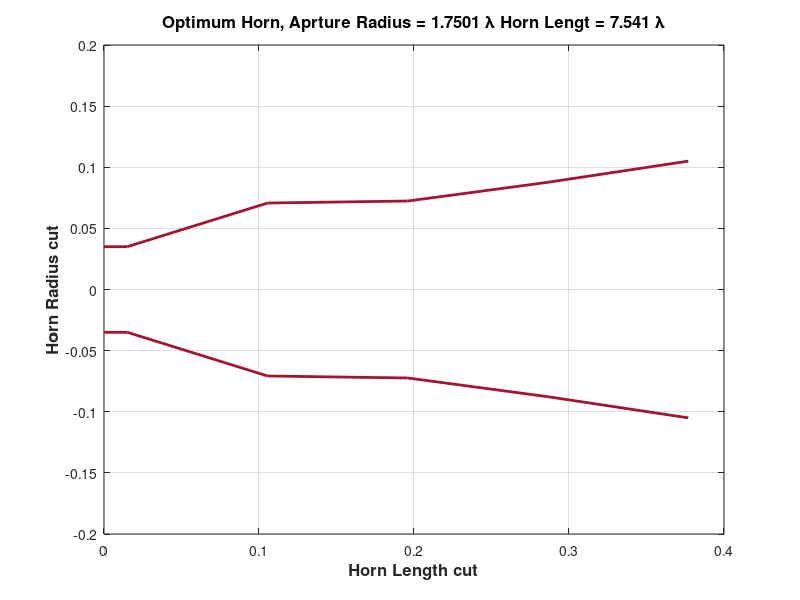

Write MATLAB code to recreate this figure. (Note: this script raises an error after producing the figure.)
clear;
c0 = 3e8;
F = 5e9;
lamb = c0./F;
N = 5;
data = load('ps_allvar_ms3serv2_minxp_V2L_serv2.mat');
fmin = data.fmin2;

R = [fmin.r(1) fmin.r(1:N)];

% R = [0.02283 0.02283 0.06313 0.07772 0.09971 0.1467]; % From GA algo


% R = [0.02 0.02 0.02667 0.03333 0.04 0.04667 0.05333 0.06 0.06667 0.07333 0.09562 0.08667 0.09333 0.1009 0.1067 0.1156...
%     0.1491];
% N = length(R) - 1;
% Len = 0.3912;
Len = fmin.r(N + 1);

% Len = 0.3273;

l1 = lamb./4;
L = [l1 ones(1, N - 1)./N .* Len];

for i = 1:N
    L_axis(i) = sum(L(1:i));
end
L_axis = [0 L_axis];

R(end) = 3 * R(1); % A small temporary change

figure;
plot(L_axis, R, 'LineWidth', 2, 'Color', [0.6350, 0.0780, 0.1840] );
hold on;
plot(L_axis, -R, 'LineWidth', 2, 'Color', [0.6350, 0.0780, 0.1840] );
title(['Optimum Horn, Aprture Radius = ', num2str(R(end)./lamb), ' \lambda ', 'Horn Lengt = ', num2str(Len./lamb), ' \lambda'], 'FontSize', 12, 'FontWeight', 'bold');
xlabel('Horn Length cut', 'FontSize', 12, 'FontWeight', 'bold');
ylabel('Horn Radius cut', 'FontSize', 12, 'FontWeight', 'bold');
grid on;

%% Iteration over the frequencies 

SP = [R(2:end) Len];

XMN_data = load('Xmn.mat');
str = XMN_data.Xmn;

fc_ = fc(R(2), 1, 1);

% <<<<<<< Updated upstream
% F = linspace(fc_(1)+fc_(1)./100, fc_(3), 20);
% =======
F = linspace(fc_(1)+fc_(1)./100, fc_(10), 20);
% >>>>>>> Stashed changes
% F = 5e9;
% objective = @(x) GSM_N_opt_allvar(SP(1:N), SP(N+1), x(1:length(F)), 0);
tic;
% parfor i = 1:length(F)
% XP_level = MinXP_Goal_V2L_freq(SP(1:N), SP(N+1), F, 20);
F_ = [F(1) F(10) F(20)];

[Max_Exp_diff, Eth, Eph, th, ph] = MinXP_Goal_V3L(SP(1:N), SP(N + 1), F_(3), 20, 50, 5);

Eres = sqrt(abs(Eth).^2 + abs(Eph).^2);

figure(1);hold on;
plot(th(1, :).* 180/pi, db(abs(Eres(1, :))), 'LineWidth', 2);

% [Eth_, Eph_, Eco_, Exp_, CO_, XP_, E_, th, ph, Max_Exp_diff] = MinXP_Goal_V2L_freq_fields(SP(1:N), SP(N + 1), F_, 20);
% 
% %% Plots
% 
% i = 1;
% 
% Eco = squeeze(Eco_(i, :, :));
% Exp = squeeze(Exp_(i, :, :));
% E = squeeze(E_(i, :, :));
% 
% CO = squeeze(CO_(i, :, :));
% 
% XP = squeeze(XP_(i, :, :));
% 
% time_used = toc;
% % end
% 
% % figure;
% % plot(F_*1e-9, Max_Exp_diff, 'LineWidth', 2);grid on;
% % xlabel('Frequency (GHz)', 'FontSize', 16, 'FontWeight', 'bold');
% % ylabel('Cross Polar level (dB)', 'FontSize', 16, 'FontWeight', 'bold');
% % title('Cross polar level ga algo', 'FontSize', 16, 'FontWeight', 'bold');
% % % RL1 = GSM_N_opt_allvar(SP(1:N), SP(N+1), 5e9, 20);
% % end